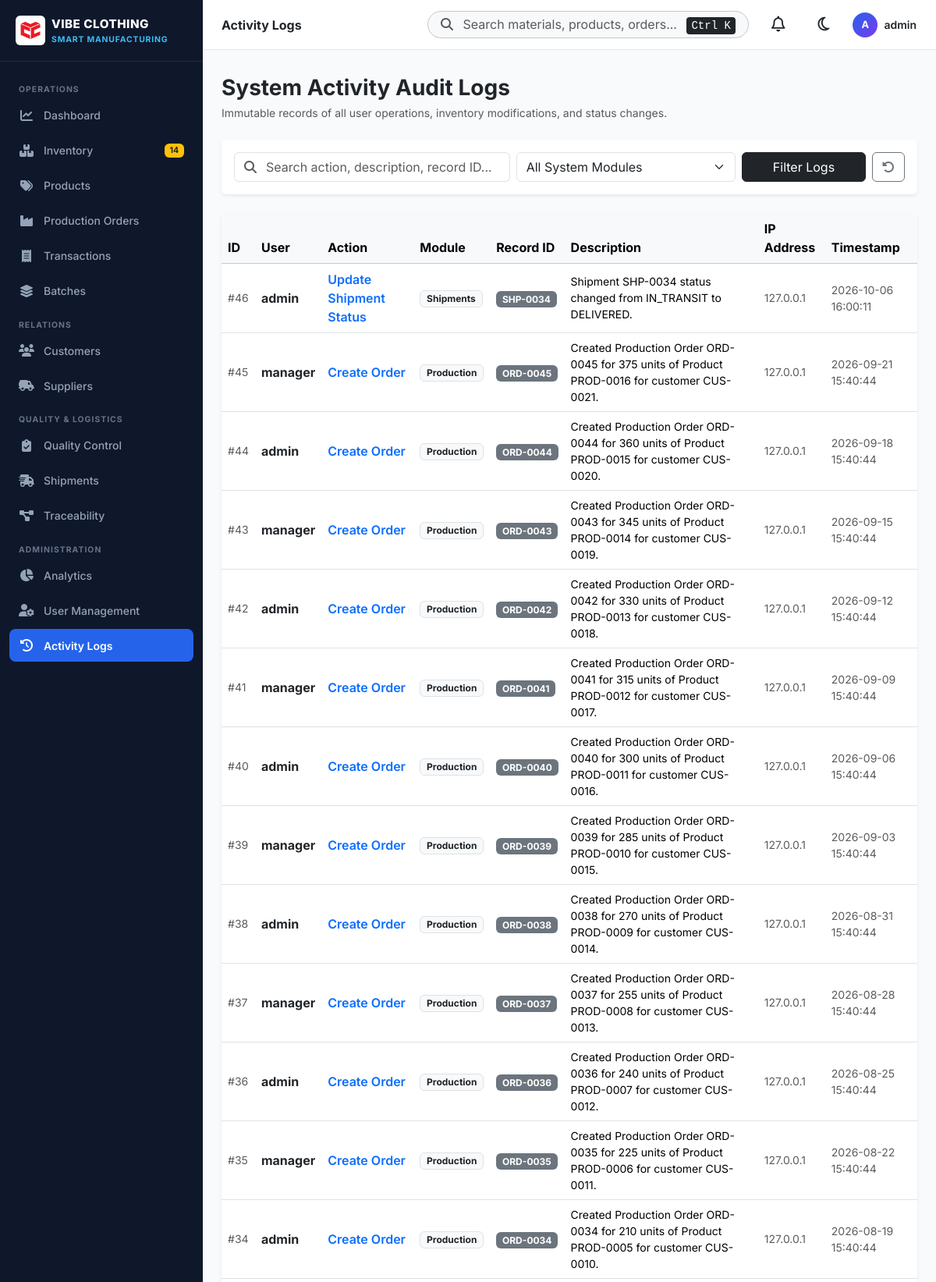
Page /activity (signed in, upper part) on the committed database.
### models/activity.py (models this page shows)
class ActivityLog(db.Model):
    __tablename__ = 'activity_logs'
    id = db.Column(db.Integer, primary_key=True)
    user_id = db.Column(db.String(80), nullable=False, default='System')
    action = db.Column(db.String(100), nullable=False)
    module = db.Column(db.String(50), nullable=False) # Inventory, Products, Production, QC, Shipments, Auth, Users
    record_id = db.Column(db.String(50), nullable=True) # MAT-0001, PROD-0001, ORD-0001, etc.
    description = db.Column(db.Text, nullable=False)
    ip_address = db.Column(db.String(45), nullable=True)
    timestamp = db.Column(db.DateTime, default=datetime.utcnow)
    def to_dict(self):
        return {
            'id': self.id,
            'user_id': self.user_id,
            'action': self.action,
            'module': self.module,
            'record_id': self.record_id or 'N/A',
            'description': self.description,
            'ip_address': self.ip_address or '127.0.0.1',
            'timestamp': self.timestamp.strftime('%Y-%m-%d %H:%M:%S') if self.timestamp else ''
        }

### routes/activity.py (the view, shortened to what this page needs)
@activity_bp.route('/activity')
@login_required
@role_required(['admin', 'manager'])
def index():
    module_filter = request.args.get('module', '').strip()
    user_filter = request.args.get('user', '').strip()
    search = request.args.get('search', '').strip()
    query = ActivityLog.query
    if module_filter:
        query = query.filter(ActivityLog.module == module_filter)
    if user_filter:
        query = query.filter(ActivityLog.user_id == user_filter)
    logs = query.order_by(ActivityLog.timestamp.desc()).limit(200).all()
    modules = ['Inventory', 'Products', 'Production', 'Batches', 'Quality', 'Shipments', 'Auth', 'Users', 'Customers', 'Suppliers']
    return render_template(
        'activity/index.html',
        logs=[l.to_dict() for l in logs],
        modules=modules,
        search=search,
        selected_module=module_filter,
        selected_user=user_filter
    )

### templates/activity/index.html (shortened to what this page needs)
{% extends "base.html" %}
{% block breadcrumb %}Activity Logs{% endblock %}
{% block content %}
<div class="activity-container">
    <div class="d-flex flex-wrap justify-content-between align-items-center mb-4 gap-2">
        <div>
            <h3 class="fw-bold text-dark mb-1">System Activity Audit Logs</h3>
            <p class="text-muted small mb-0">Immutable records of all user operations, inventory modifications, and status changes.</p>
        </div>
    </div>
    <div class="card border-0 shadow-sm mb-4">
        <div class="card-body p-3">
            <form method="GET" action="{{ url_for('activity.index') }}" class="row g-2 align-items-center">
                <div class="col-md-5">
                    <div class="input-group">
                        <span class="input-group-text bg-white"><i class="fa-solid fa-magnifying-glass text-muted"></i></span>
                        <input type="text" class="form-control border-start-0 ps-0" name="search" placeholder="Search action, description, record ID..." value="{{ search }}">
                    </div>
                </div>
                <div class="col-md-4">
                    <select class="form-select" name="module" onchange="this.form.submit()">
                        <option value="">All System Modules</option>
                    </select>
                </div>
                <div class="col-md-3 d-flex gap-2">
                    <button type="submit" class="btn btn-dark w-100">Filter Logs</button>
                    <a href="{{ url_for('activity.index') }}" class="btn btn-outline-secondary"><i class="fa-solid fa-rotate-left"></i></a>
                </div>
            </form>
        </div>
    </div>
    <div class="card border-0 shadow-sm">
        <div class="card-body p-0">
            <div class="table-responsive">
                <table class="table table-hover align-middle mb-0">
                    <thead class="table-light">
                        <tr>
                            <th>ID</th>
                            <th>User</th>
                            <th>Action</th>
                            <th>Module</th>
                            <th>Record ID</th>
                            <th>Description</th>
                            <th>IP Address</th>
                            <th>Timestamp</th>
                        </tr>
                    </thead>
                    <tbody>
                        {% for l in logs %}
                        <tr>
                            <td class="text-muted small">#{{ l.id }}</td>
                            <td><span class="fw-bold text-dark">{{ l.user_id }}</span></td>
                            <td><span class="fw-semibold text-primary">{{ l.action }}</span></td>
                            <td><span class="badge bg-light text-dark border">{{ l.module }}</span></td>
                            <td><span class="badge bg-secondary">{{ l.record_id }}</span></td>
                            <td class="small">{{ l.description }}</td>
                            <td class="small text-muted">{{ l.ip_address }}</td>
                            <td class="small text-muted">{{ l.timestamp }}</td>
                        </tr>
                        {% else %}
                        <tr><td colspan="8" class="text-center py-5 text-muted">No activity log entries found.</td></tr>
                        {% endfor %}
                    </tbody>
                </table>
            </div>
        </div>
    </div>
</div>
{% endblock %}

### static/css/custom.css (style rules this page uses)
:root { --sidebar-bg: #0f172a; --sidebar-hover: #1e293b; --sidebar-text: #94a3b8; --sidebar-active-text: #ffffff; --sidebar-active-bg: #2563eb; --content-bg: #f8fafc; --card-bg: #ffffff; --text-primary: #0f172a; --text-secondary: #64748b; --border-color: #e2e8f0; --brand-primary: #2563eb; --brand-purple: #7c3aed; --brand-success: #10b981; --brand-warning: #f59e0b; --brand-danger: #ef4444; }
body { font-family: 'Inter', system-ui, -apple-system, sans-serif; background-color: var(--content-bg); color: var(--text-primary); min-height: 100vh; margin: 0; overflow-x: hidden; }

### rows in the picture
ActivityLog: id "46", user_id "admin", action "Update Shipment Status", module "Shipments", record_id "SHP-0034", description "Shipment SHP-0034 status changed from IN_TRANSIT to DELIVERED.", ip_address "127.0.0.1", timestamp "2026-10-06 16:00:11"
ActivityLog: id "45", user_id "manager", action "Create Order", module "Production", record_id "ORD-0045", description "Created Production Order ORD-0045 for 375 units of Product PROD-0016 for customer CUS-0021.", ip_address "127.0.0.1", timestamp "2026-09-21 15:40:44"
ActivityLog: id "44", user_id "admin", action "Create Order", module "Production", record_id "ORD-0044", description "Created Production Order ORD-0044 for 360 units of Product PROD-0015 for customer CUS-0020.", ip_address "127.0.0.1", timestamp "2026-09-18 15:40:44"
ActivityLog: id "43", user_id "manager", action "Create Order", module "Production", record_id "ORD-0043", description "Created Production Order ORD-0043 for 345 units of Product PROD-0014 for customer CUS-0019.", ip_address "127.0.0.1", timestamp "2026-09-15 15:40:44"
ActivityLog: id "42", user_id "admin", action "Create Order", module "Production", record_id "ORD-0042", description "Created Production Order ORD-0042 for 330 units of Product PROD-0013 for customer CUS-0018.", ip_address "127.0.0.1", timestamp "2026-09-12 15:40:44"
ActivityLog: id "41", user_id "manager", action "Create Order", module "Production", record_id "ORD-0041", description "Created Production Order ORD-0041 for 315 units of Product PROD-0012 for customer CUS-0017.", ip_address "127.0.0.1", timestamp "2026-09-09 15:40:44"
ActivityLog: id "40", user_id "admin", action "Create Order", module "Production", record_id "ORD-0040", description "Created Production Order ORD-0040 for 300 units of Product PROD-0011 for customer CUS-0016.", ip_address "127.0.0.1", timestamp "2026-09-06 15:40:44"
ActivityLog: id "39", user_id "manager", action "Create Order", module "Production", record_id "ORD-0039", description "Created Production Order ORD-0039 for 285 units of Product PROD-0010 for customer CUS-0015.", ip_address "127.0.0.1", timestamp "2026-09-03 15:40:44"
ActivityLog: id "38", user_id "admin", action "Create Order", module "Production", record_id "ORD-0038", description "Created Production Order ORD-0038 for 270 units of Product PROD-0009 for customer CUS-0014.", ip_address "127.0.0.1", timestamp "2026-08-31 15:40:44"
ActivityLog: id "37", user_id "manager", action "Create Order", module "Production", record_id "ORD-0037", description "Created Production Order ORD-0037 for 255 units of Product PROD-0008 for customer CUS-0013.", ip_address "127.0.0.1", timestamp "2026-08-28 15:40:44"
ActivityLog: id "36", user_id "admin", action "Create Order", module "Production", record_id "ORD-0036", description "Created Production Order ORD-0036 for 240 units of Product PROD-0007 for customer CUS-0012.", ip_address "127.0.0.1", timestamp "2026-08-25 15:40:44"
ActivityLog: id "35", user_id "manager", action "Create Order", module "Production", record_id "ORD-0035", description "Created Production Order ORD-0035 for 225 units of Product PROD-0006 for customer CUS-0011.", ip_address "127.0.0.1", timestamp "2026-08-22 15:40:44"
ActivityLog: id "34", user_id "admin", action "Create Order", module "Production", record_id "ORD-0034", description "Created Production Order ORD-0034 for 210 units of Product PROD-0005 for customer CUS-0010.", ip_address "127.0.0.1", timestamp "2026-08-19 15:40:44"

### other values in the picture
{{ low_stock_count }} "14"
{{ current_user.username[0] | upper }} "A"
{{ current_user.username }} "admin"
